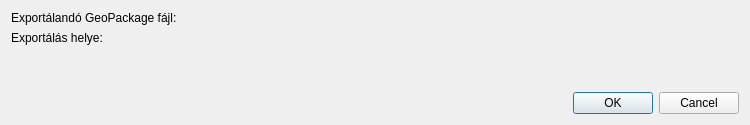
<?xml version="1.0" encoding="UTF-8"?>
<ui version="4.0">
 <class>GMLExportDialogBase</class>
 <widget class="QDialog" name="GMLExportDialogBase">
  <property name="geometry">
   <rect>
    <x>0</x>
    <y>0</y>
    <width>750</width>
    <height>125</height>
   </rect>
  </property>
  <property name="windowTitle">
   <string>GML export</string>
  </property>
  <layout class="QVBoxLayout" name="verticalLayout_5">
   <item>
    <layout class="QFormLayout" name="formLayout">
     <item row="0" column="1">
      <widget class="QgsFileWidget" name="export_gpkg_path">
       <property name="dialogTitle">
        <string>GeoPackage fájl kiválasztása</string>
       </property>
       <property name="filter">
        <string notr="true">*.gpkg</string>
       </property>
      </widget>
     </item>
     <item row="0" column="0">
      <widget class="QLabel" name="label">
       <property name="text">
        <string>Exportálandó GeoPackage fájl:</string>
       </property>
      </widget>
     </item>
     <item row="1" column="1">
      <widget class="QgsFileWidget" name="export_gml_path">
       <property name="dialogTitle">
        <string>Exportálás</string>
       </property>
       <property name="filter">
        <string notr="true">*.gml</string>
       </property>
       <property name="storageMode">
        <enum>QgsFileWidget::SaveFile</enum>
       </property>
      </widget>
     </item>
     <item row="1" column="0">
      <widget class="QLabel" name="label">
       <property name="text">
        <string>Exportálás helye:</string>
       </property>
      </widget>
     </item>
    </layout>
   </item>
   <item>
    <layout class="QHBoxLayout" name="horizontalLayout_2">
     <item>
      <widget class="QDialogButtonBox" name="button_box">
       <property name="orientation">
        <enum>Qt::Horizontal</enum>
       </property>
       <property name="standardButtons">
        <set>QDialogButtonBox::Cancel|QDialogButtonBox::Ok</set>
       </property>
      </widget>
     </item>
    </layout>
   </item>
  </layout>
 </widget>
 <customwidgets>
  <customwidget>
   <class>QgsFileWidget</class>
   <extends>QWidget</extends>
   <header>qgsfilewidget.h</header>
  </customwidget>
 </customwidgets>
 <resources/>
 <connections>
  <connection>
   <sender>button_box</sender>
   <signal>accepted()</signal>
   <receiver>GMLExportDialogBase</receiver>
   <slot>accept()</slot>
   <hints>
    <hint type="sourcelabel">
     <x>20</x>
     <y>20</y>
    </hint>
    <hint type="destinationlabel">
     <x>20</x>
     <y>20</y>
    </hint>
   </hints>
  </connection>
  <connection>
   <sender>button_box</sender>
   <signal>rejected()</signal>
   <receiver>GMLExportDialogBase</receiver>
   <slot>reject()</slot>
   <hints>
    <hint type="sourcelabel">
     <x>20</x>
     <y>20</y>
    </hint>
    <hint type="destinationlabel">
     <x>20</x>
     <y>20</y>
    </hint>
   </hints>
  </connection>
 </connections>
</ui>
